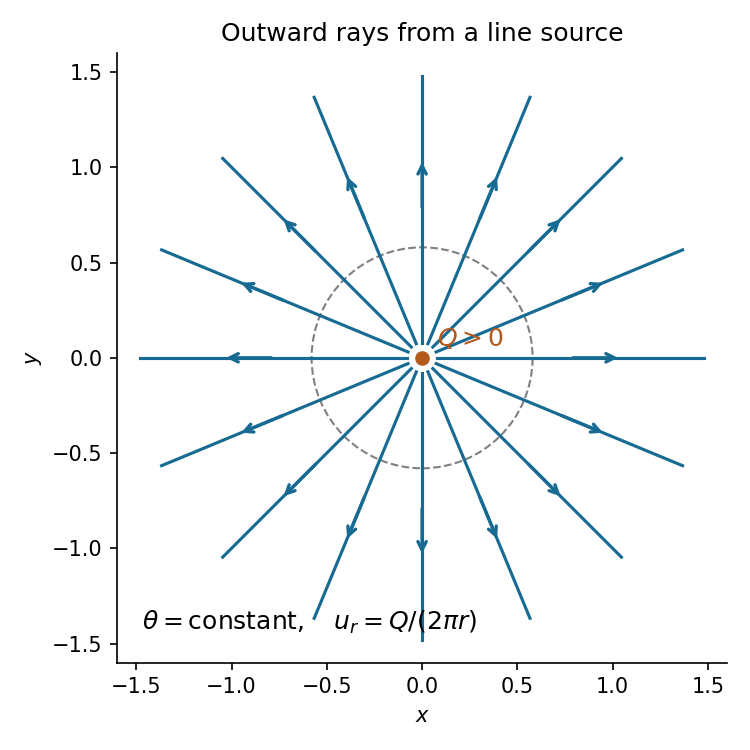

Reproduce this figure in Python.
"""Oxford A10 (2017), question 1(b): outward radial streamlines.

Tested with Python 3.14.4, NumPy 2.3.5 and Matplotlib 3.10.7.
Dependencies are declared in the repository root pyproject.toml.
"""

from pathlib import Path

import matplotlib

matplotlib.use("Agg")
import matplotlib.pyplot as plt
import numpy as np


def main():
    fig, ax = plt.subplots(figsize=(5.0, 5.0), facecolor="white")
    for theta in np.linspace(0, 2 * np.pi, 16, endpoint=False):
        direction = np.array([np.cos(theta), np.sin(theta)])
        ax.plot(*(direction[:, None] * np.array([0.08, 1.48])), color="#176b93", lw=1.5)
        ax.annotate("", xy=direction * 1.05, xytext=direction * 0.77,
                    arrowprops={"arrowstyle": "->", "color": "#176b93", "lw": 1.6})
    ax.add_patch(plt.Circle((0, 0), 0.58, fill=False, ls="--", lw=1, color="0.5"))
    ax.plot(0, 0, "o", color="#b4591c", ms=6)
    ax.text(0.08, 0.06, r"$Q>0$", color="#b4591c", fontsize=12)
    ax.text(-1.47, -1.43, r"$\theta=\mathrm{constant},\quad u_r=Q/(2\pi r)$", fontsize=12)
    ax.set(xlim=(-1.6, 1.6), ylim=(-1.6, 1.6), xlabel="$x$", ylabel="$y$",
           title="Outward rays from a line source", aspect="equal")
    ax.set_facecolor("white")
    ax.spines[["top", "right"]].set_visible(False)
    fig.tight_layout()
    output = Path.cwd()
    fig.savefig(output / Path(__file__).with_suffix(".png").name, dpi=150,
                facecolor="white", transparent=False)
    plt.close(fig)


if __name__ == "__main__":
    main()
